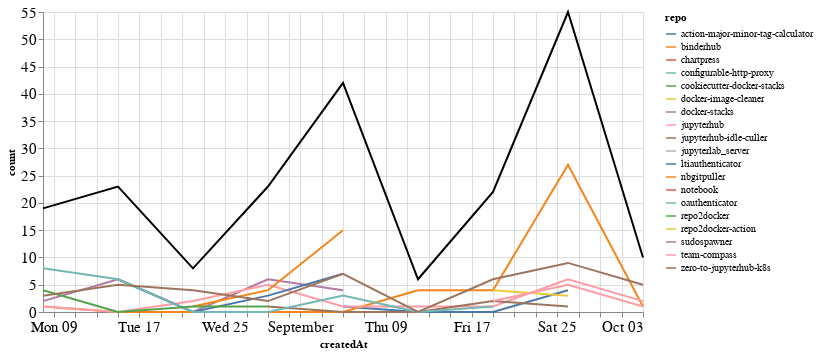

Notebook cell for this chart:
### Markdown cell above
### Comments

### Code cell
comments_time = comments.groupby('repo').resample('W', on='createdAt').count()['author'].reset_index()
comments_time = comments_time.rename(columns={'author': 'count'})
comments_time_total = comments_time.groupby('createdAt').agg({"count": "sum"}).reset_index()
ch1 = alt.Chart(comments_time, width=600).mark_line().encode(
    x='createdAt',
    y='count',
    color='repo',
    tooltip="repo"
)

ch2 = alt.Chart(comments_time_total, width=600).mark_line(color="black").encode(
    x='createdAt',
    y='count',
)

ch1 + ch2

### Figure 1 — Vega-Lite specification as saved in the notebook (floating-point values rounded to 4 significant figures)
{"config": {"axisLeft": {"labelFontSize": 15}, "axisBottom": {"labelFontSize": 15}}, "layer": [{"data": {"name": "data-adabbd24be6e9a47aec0b5acc7ceaa54"}, "mark": "line", "encoding": {"color": {"type": "nominal", "field": "repo"}, "tooltip": {"type": "nominal", "field": "repo"}, "x": {"type": "temporal", "field": "createdAt"}, "y": {"type": "quantitative", "field": "count"}}, "width": 600}, {"data": {"name": "data-adffa6df38126e8e8579fc993dd64489"}, "mark": {"type": "line", "color": "black"}, "encoding": {"x": {"type": "temporal", "field": "createdAt"}, "y": {"type": "quantitative", "field": "count"}}, "width": 600}], "$schema": "https://vega.github.io/schema/vega-lite/v4.8.1.json", "datasets": {"data-adabbd24be6e9a47aec0b5acc7ceaa54": [{"repo": "action-major-minor-tag-calculator", "createdAt": "2021-09-05T00:00:00", "count": 1}, {"repo": "action-major-minor-tag-calculator", "createdAt": "2021-09-12T00:00:00", "count": 0}, {"repo": "action-major-minor-tag-calculator", "createdAt": "2021-09-19T00:00:00", "count": 0}, {"repo": "action-major-minor-tag-calculator", "createdAt": "2021-09-26T00:00:00", "count": 4}, {"repo": "binderhub", "createdAt": "2021-08-08T00:00:00", "count": 1}, {"repo": "binderhub", "createdAt": "2021-08-15T00:00:00", "count": 0}, {"repo": "binderhub", "createdAt": "2021-08-22T00:00:00", "count": 0}, {"repo": "binderhub", "createdAt": "2021-08-29T00:00:00", "count": 0}, {"repo": "binderhub", "createdAt": "2021-09-05T00:00:00", "count": 0}, {"repo": "binderhub", "createdAt": "2021-09-12T00:00:00", "count": 4}, {"repo": "binderhub", "createdAt": "2021-09-19T00:00:00", "count": 4}, {"repo": "binderhub", "createdAt": "2021-09-26T00:00:00", "count": 27}, {"repo": "binderhub", "createdAt": "2021-10-03T00:00:00", "count": 1}, {"repo": "chartpress", "createdAt": "2021-09-05T00:00:00", "count": 2}, {"repo": "configurable-http-proxy", "createdAt": "2021-09-19T00:00:00", "count": 2}, {"repo": "cookiecutter-docker-stacks", "createdAt": "2021-09-05T00:00:00", "count": 1}, {"repo": "docker-image-cleaner", "createdAt": "2021-09-19T00:00:00", "count": 4}, {"repo": "docker-image-cleaner", "createdAt": "2021-09-26T00:00:00", "count": 3}, {"repo": "docker-stacks", "createdAt": "2021-08-08T00:00:00", "count": 2}, {"repo": "docker-stacks", "createdAt": "2021-08-15T00:00:00", "count": 6}, {"repo": "docker-stacks", "createdAt": "2021-08-22T00:00:00", "count": 0}, {"repo": "docker-stacks", "createdAt": "2021-08-29T00:00:00", "count": 6}, {"repo": "docker-stacks", "createdAt": "2021-09-05T00:00:00", "count": 4}, {"repo": "jupyterhub", "createdAt": "2021-08-08T00:00:00", "count": 1}, {"repo": "jupyterhub", "createdAt": "2021-08-15T00:00:00", "count": 0}, {"repo": "jupyterhub", "createdAt": "2021-08-22T00:00:00", "count": 2}, {"repo": "jupyterhub", "createdAt": "2021-08-29T00:00:00", "count": 5}, {"repo": "jupyterhub", "createdAt": "2021-09-05T00:00:00", "count": 1}, {"repo": "jupyterhub", "createdAt": "2021-09-12T00:00:00", "count": 1}, {"repo": "jupyterhub", "createdAt": "2021-09-19T00:00:00", "count": 1}, {"repo": "jupyterhub", "createdAt": "2021-09-26T00:00:00", "count": 6}, {"repo": "jupyterhub", "createdAt": "2021-10-03T00:00:00", "count": 2}, {"repo": "jupyterhub-idle-culler", "createdAt": "2021-08-29T00:00:00", "count": 1}, {"repo": "jupyterhub-idle-culler", "createdAt": "2021-09-05T00:00:00", "count": 0}, {"repo": "jupyterhub-idle-culler", "createdAt": "2021-09-12T00:00:00", "count": 0}, {"repo": "jupyterhub-idle-culler", "createdAt": "2021-09-19T00:00:00", "count": 2}, {"repo": "jupyterhub-idle-culler", "createdAt": "2021-09-26T00:00:00", "count": 1}, {"repo": "jupyterlab_server", "createdAt": "2021-10-03T00:00:00", "count": 1}, {"repo": "ltiauthenticator", "createdAt": "2021-08-15T00:00:00", "count": 6}, {"repo": "ltiauthenticator", "createdAt": "2021-08-22T00:00:00", "count": 0}, {"repo": "ltiauthenticator", "createdAt": "2021-08-29T00:00:00", "count": 3}, {"repo": "ltiauthenticator", "createdAt": "2021-09-05T00:00:00", "count": 7}, {"repo": "nbgitpuller", "createdAt": "2021-08-22T00:00:00", "count": 1}, {"repo": "nbgitpuller", "createdAt": "2021-08-29T00:00:00", "count": 4}, {"repo": "nbgitpuller", "createdAt": "2021-09-05T00:00:00", "count": 15}, {"repo": "notebook", "createdAt": "2021-08-29T00:00:00", "count": 1}, {"repo": "oauthenticator", "createdAt": "2021-08-08T00:00:00", "count": 8}, {"repo": "oauthenticator", "createdAt": "2021-08-15T00:00:00", "count": 6}, {"repo": "oauthenticator", "createdAt": "2021-08-22T00:00:00", "count": 0}, {"repo": "oauthenticator", "createdAt": "2021-08-29T00:00:00", "count": 0}, {"repo": "oauthenticator", "createdAt": "2021-09-05T00:00:00", "count": 3}, {"repo": "oauthenticator", "createdAt": "2021-09-12T00:00:00", "count": 0}, {"repo": "oauthenticator", "createdAt": "2021-09-19T00:00:00", "count": 1}, {"repo": "repo2docker", "createdAt": "2021-08-08T00:00:00", "count": 4}, {"repo": "repo2docker", "createdAt": "2021-08-15T00:00:00", "count": 0}, {"repo": "repo2docker", "createdAt": "2021-08-22T00:00:00", "count": 1}, {"repo": "repo2docker", "createdAt": "2021-08-29T00:00:00", "count": 1}, {"repo": "repo2docker-action", "createdAt": "2021-09-05T00:00:00", "count": 1}, {"repo": "sudospawner", "createdAt": "2021-09-12T00:00:00", "count": 1}, {"repo": "team-compass", "createdAt": "2021-09-19T00:00:00", "count": 2}, {"repo": "team-compass", "createdAt": "2021-09-26T00:00:00", "count": 5}, {"repo": "team-compass", "createdAt": "2021-10-03T00:00:00", "count": 1}, {"repo": "zero-to-jupyterhub-k8s", "createdAt": "2021-08-08T00:00:00", "count": 3}, {"repo": "zero-to-jupyterhub-k8s", "createdAt": "2021-08-15T00:00:00", "count": 5}, {"repo": "zero-to-jupyterhub-k8s", "createdAt": "2021-08-22T00:00:00", "count": 4}, {"repo": "zero-to-jupyterhub-k8s", "createdAt": "2021-08-29T00:00:00", "count": 2}, {"repo": "zero-to-jupyterhub-k8s", "createdAt": "2021-09-05T00:00:00", "count": 7}, {"repo": "zero-to-jupyterhub-k8s", "createdAt": "2021-09-12T00:00:00", "count": 0}, {"repo": "zero-to-jupyterhub-k8s", "createdAt": "2021-09-19T00:00:00", "count": 6}, {"repo": "zero-to-jupyterhub-k8s", "createdAt": "2021-09-26T00:00:00", "count": 9}, {"repo": "zero-to-jupyterhub-k8s", "createdAt": "2021-10-03T00:00:00", "count": 5}], "data-adffa6df38126e8e8579fc993dd64489": [{"createdAt": "2021-08-08T00:00:00", "count": 19}, {"createdAt": "2021-08-15T00:00:00", "count": 23}, {"createdAt": "2021-08-22T00:00:00", "count": 8}, {"createdAt": "2021-08-29T00:00:00", "count": 23}, {"createdAt": "2021-09-05T00:00:00", "count": 42}, {"createdAt": "2021-09-12T00:00:00", "count": 6}, {"createdAt": "2021-09-19T00:00:00", "count": 22}, {"createdAt": "2021-09-26T00:00:00", "count": 55}, {"createdAt": "2021-10-03T00:00:00", "count": 10}]}}
